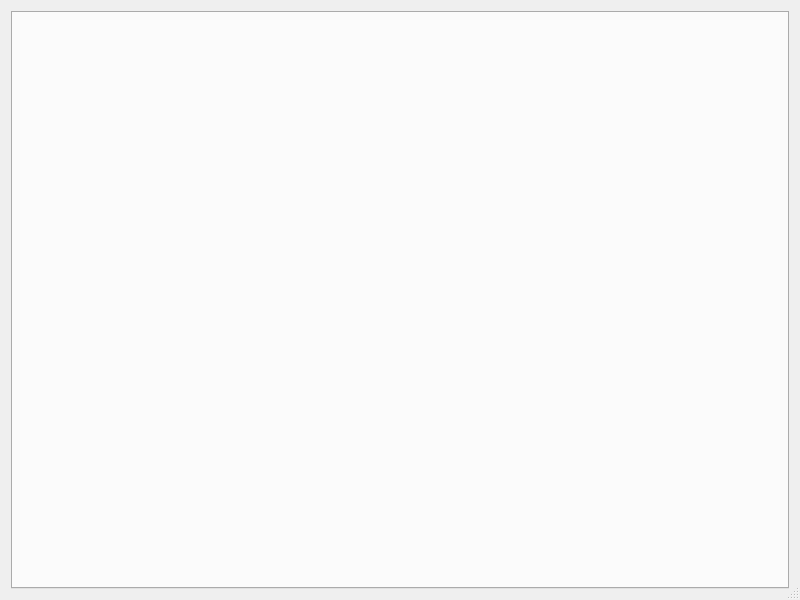
<?xml version="1.0" encoding="UTF-8"?>
<ui version="4.0">
 <class>Dialog</class>
 <widget class="QDialog" name="Dialog">
  <property name="geometry">
   <rect>
    <x>0</x>
    <y>0</y>
    <width>800</width>
    <height>600</height>
   </rect>
  </property>
  <property name="minimumSize">
   <size>
    <width>800</width>
    <height>600</height>
   </size>
  </property>
  <property name="windowTitle">
   <string>OROCA COM</string>
  </property>
  <property name="sizeGripEnabled">
   <bool>true</bool>
  </property>
  <layout class="QHBoxLayout" name="horizontalLayout">
   <item>
    <widget class="QTabWidget" name="tabWidget"/>
   </item>
  </layout>
 </widget>
 <layoutdefault spacing="6" margin="11"/>
 <resources/>
 <connections/>
</ui>
